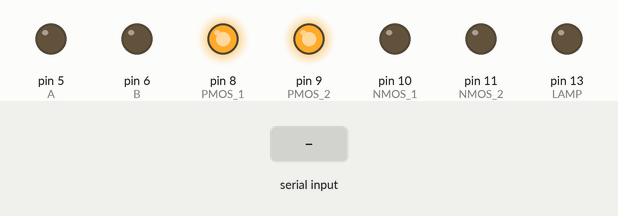
Bench run of a sketch on a simulated Arduino Uno, built with avr-gcc and run on an emulated ATmega328P. On the bench: output pins drawn as LEDs (lit = HIGH). The test bench sets the inputs (shaded band).

Above: at 1.2 s.
1.3 s: "f\n" received over Serial
At 2.4 s:
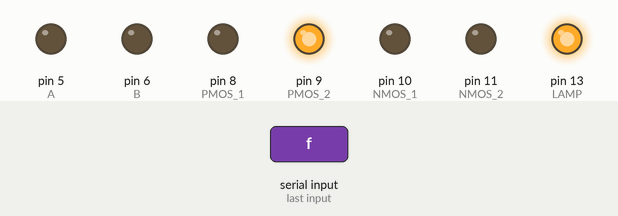
2.8 s: "b\n" received over Serial
At 3.5 s:
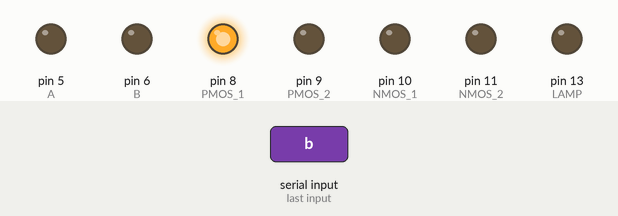
4.3 s: "s\n" received over Serial
At 4.7 s:
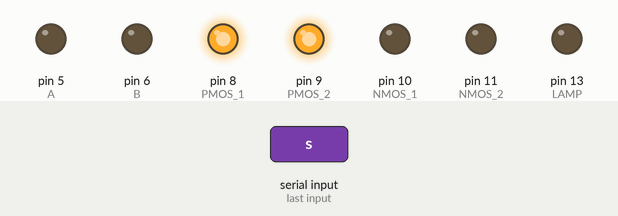
Timing chart, 0 to 7.3 s (numbered marks = the images above; inputs shaded):
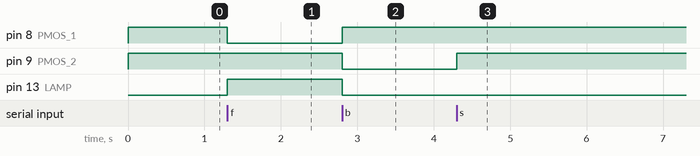

The sketch:

wired.ino
```cpp
#define NMOS_1 10
#define NMOS_2 11

#define PMOS_1 8
#define PMOS_2 9

#define A 5
#define B 6

#define LAMP 13


void setup()
{
    Serial.begin(115200);
    pinMode(NMOS_1, OUTPUT);
    pinMode(NMOS_2, OUTPUT);
    pinMode(PMOS_1, OUTPUT);
    pinMode(PMOS_2, OUTPUT);
    pinMode(A, OUTPUT);
    pinMode(B, OUTPUT);
    pinMode(LAMP, OUTPUT);

    reset();
}

void loop()
{
    if(Serial.available() > 0)
    {
        String s =  Serial.readStringUntil('\n');
        String id = s.substring(0, 1);
        String msg = s.substring(1);

        if(id == "f")
        {
            digitalWrite(13, HIGH);
            int speed = msg.toInt();
            digitalWrite(PMOS_1, LOW);
            digitalWrite(PMOS_2, HIGH);

            analogWrite(NMOS_1, speed);
            digitalWrite(NMOS_2, LOW);
        }
        else if(id == "b")
        {
            digitalWrite(13, LOW);
            int speed = msg.toInt();
            digitalWrite(PMOS_1, HIGH);
            digitalWrite(PMOS_2, LOW);

            digitalWrite(NMOS_1, LOW);
            analogWrite(NMOS_2, speed);
        }
        else if(id == "s")
        {
            digitalWrite(13, LOW);
            reset();
        }
        else if(id == "r")
        {
            analogWrite(A, msg.toInt());
            digitalWrite(B, LOW);
        }
        else if(id == "l")
        {
            analogWrite(B, msg.toInt());
            digitalWrite(A, LOW);
        }
        else if(id == "c")
        {
            digitalWrite(A, LOW);
            digitalWrite(B, LOW);
        }
    }
}


void reset()
{
    // P closed == HIGH
    digitalWrite(PMOS_1, HIGH);
    digitalWrite(PMOS_2, HIGH);

    // N closed == LOW
    digitalWrite(NMOS_1, LOW);
    digitalWrite(NMOS_2, LOW);
    //Serial.println("reset");
}
```

Measured:
- after the input at 1.3 s, pin 8 (PMOS_1): HIGH → LOW at once; pin 13 (LAMP): LOW → HIGH at once
- after the input at 2.8 s, pin 8 (PMOS_1): LOW → HIGH at once; pin 9 (PMOS_2), pin 13 (LAMP): HIGH → LOW at once
- after the input at 4.3 s, pin 9 (PMOS_2): LOW → HIGH at once
